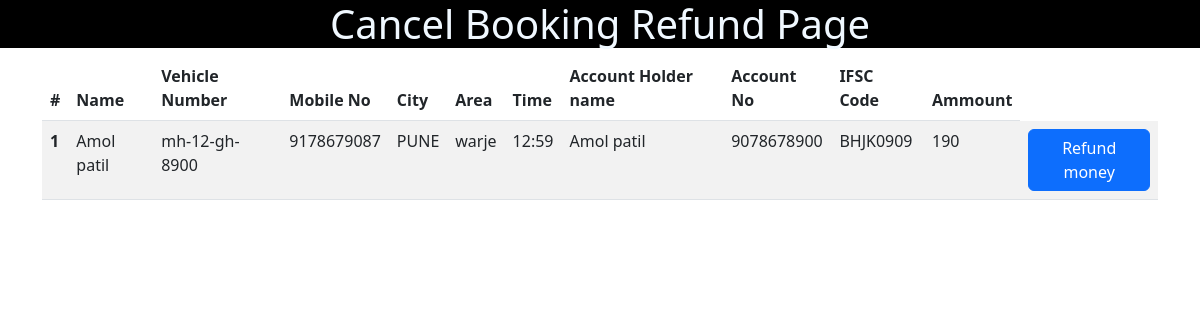
The app's page /user_cancelbooking/ with its own data.
### enroll/models.py (models this page shows, shortened)
class DeletedBooking(models.Model):
    oname = models.CharField(max_length=100)
    vehicleno = models.CharField(max_length=20)
    mobileno = models.CharField(max_length=15)
    city = models.CharField(max_length=100)
    area = models.CharField(max_length=100)
    time = models.CharField(max_length=10)
    date = models.DateField()
    deletion_timestamp = models.DateTimeField(auto_now_add=True)
    hname=models.CharField(max_length=120,default='0')
    accountno=models.CharField(max_length=120,default='0')
    ifsccode=models.CharField(max_length=120,default='0')
    total=models.CharField(max_length=120,default='0')

### enroll/views.py (the view)
# urls.py: path('user_cancelbooking/', views.user_cancelbooking, name='user_cancelbooking'),
def user_cancelbooking(request):
    form=DeletedBooking.objects.all()
    return render (request,'view_cancelbooking.html',{'forms':form})

### enroll/templates/view_cancelbooking.html (shortened to what this page needs)
{% load static %}
<!DOCTYPE html>
<html lang="en">
<head>
    <link href="{% static 'css/bootstrap.css' %}" rel="stylesheet">
</head>
<body>
    <h1 style="text-align:center; color: aliceblue; background-color:black">Cancel Booking Refund Page </h1>
    <div class="container">
      {% if  forms %}
      <table class="table table-striped">
        <thead>
          <tr>
            <th scope="col">#</th>
            <th scope="col"> Name </th>
            <th scope="col">Vehicle Number</th>
            <th scope="col">Mobile No</th>
            <th scope="col">City</th>
            <th scope="col">Area</th>
            <th scope="col">Time</th>
            <th scope="col">Account Holder name</th>
            <th scope="col">Account No</th>
            <th scope="col">IFSC Code</th>
            <th scope="col">Ammount</th>
          </tr>
        </thead>
        <tbody>
            {% for fm in forms  %}
          <tr>
            <th scope="row">{{forloop.counter}}</th>
            <td colspan="">{{fm.oname}}</td>
            <td colspan="">{{fm.vehicleno}}</td>
            <td colspan="">{{fm.mobileno}}</td>
            <td colspan="">{{fm.city}}</td>
            <td colspan="">{{fm.area}}</td>
            <td colspan="">{{fm.time}}</td>
            <td colspan="">{{fm.hname}}</td>
            <td colspan="">{{fm.accountno}}</td>
            <td colspan="">{{fm.ifsccode}}</td>
            <td colspan="">{{fm.total}}</td>
            <td colspan=""><a class="btn btn-primary" href="{% url 'edit_data' fm.id %}">Refund money</a></td>
          </tr>
          {% endfor %}</tbody></table>{% endif %}
    </div></div>
</body>
</html>

### records on screen
DeletedBooking: oname "Amol patil", vehicleno "mh-12-gh-8900", mobileno "9178679087", city "PUNE", area "warje", time "12:59", hname "Amol patil", accountno "9078678900", ifsccode "BHJK0909", total "190"
